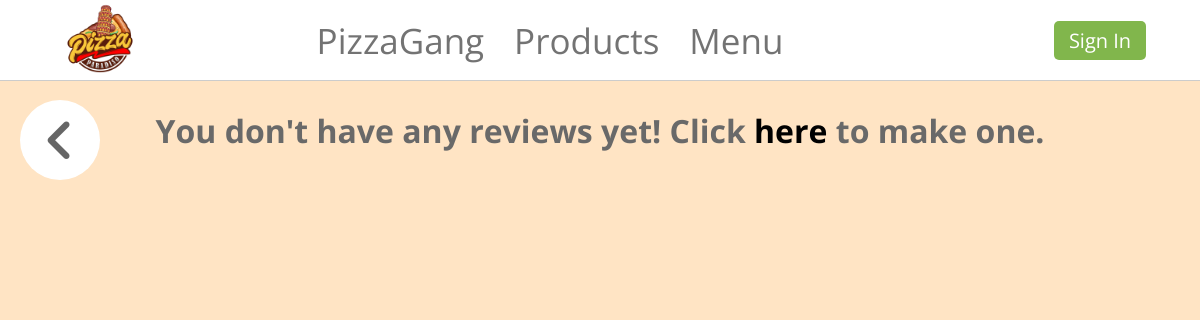
/review/show/1/, run on an earlier commit of the app's database.
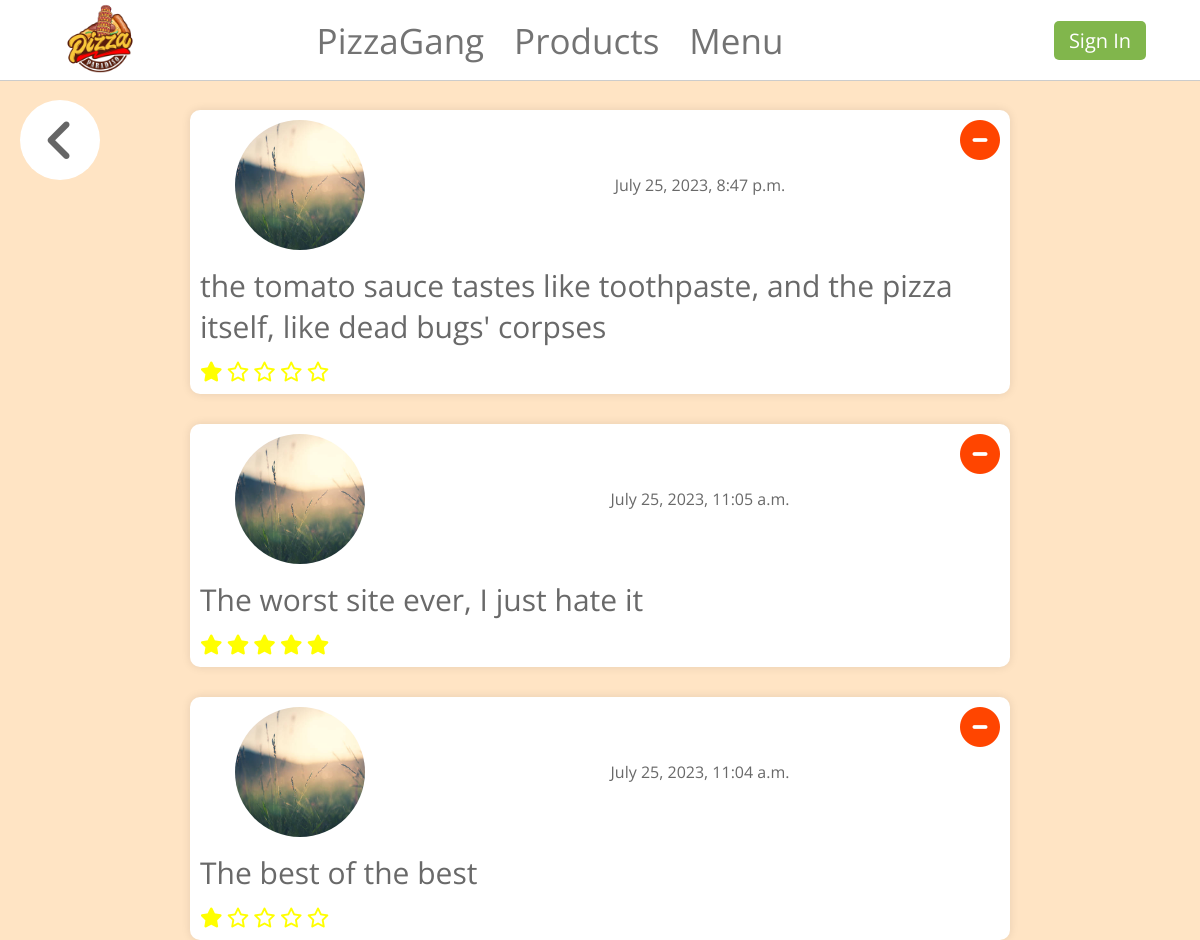
And on a later commit of the database.
### PizzaGang/main/models.py (models this page shows, shortened)
class Review(models.Model):
    user = models.ForeignKey(User, on_delete=models.CASCADE)
    text = models.TextField()
    rating = models.IntegerField(choices=[(i, str(i)) for i in range(1, 6)])
    created_at = models.DateTimeField(auto_now_add=True)
    updated_at = models.DateTimeField(auto_now=True)

class Profile(models.Model):
    user = models.OneToOneField(User, on_delete=models.CASCADE)
    avatar = models.ImageField(upload_to='static/images/avatars/', null=True, blank=True)
    address = models.TextField(null=True, blank=True)
    phone_number = PhoneNumberField(null=True, blank=True)

### PizzaGang/main/views.py (the view)
# urls.py: path('show/<int:pk>/', ShowReviewsUserView, name='show_user_reviews'),
def ShowReviewsUserView(request, pk):
    user = User.objects.get(pk=pk)
    review_list = Review.objects.filter(user=user).order_by('-created_at')
    context = {
        'review_list': review_list
    }
    return render(request, 'review/show_user_reviews.html', context)

### PizzaGang/main/context_processors.py (called while the page is built, shortened)
def get_cart_items_count(request):
    cart_items_count = 0
    return {'cart_items_count': cart_items_count, 'current_user': request.user}

### templates/review/show_user_reviews.html (shortened to what this page needs)
{% extends 'base/base.html' %}
{% load static %}
{% block head %}
    <link rel="stylesheet" href="{% static 'css/show_create_review.css' %}">
{% endblock %}
{% block content %}
    {% include 'go_back.html' %}
    {% if review_list.count == 0 %}
        <div class="no-review-message">
            <h1>You don't have any reviews yet! Click <a href="{% url 'create_review' %}">here</a> to make one.</h1>
        </div>
    {% endif %}
    {% for review in review_list %}
        <div class="review-container" id="user-review-container">
            <a href="{% url 'delete_review' review.pk %}"><i class="fa-solid fa-circle-minus"></i></a>
            <div class="avatar-review-container">
                <div>
                    {% if review.user.profile.avatar %}
                        <img src="{{ review.user.profile.avatar.url }}" alt="avatar-img">
                    {% else %}
                        <img src="{% static 'images/avatars/default-avatar.jpg' %}" alt="default-img">
                    {% endif %}
                </div>
                <div>
                    <p>{{ review.created_at }}</p>
                </div>
            </div>
            <p class="text">{{ review.text }}</p>
            <div class="star-rating">
                {% for i in '12345' %}
                    {% if i|add:'0' <= review.rating %}
                        <i class="fas fa-solid fa-star"></i>
                    {% else %}
                        <i class="far fa-regular fa-star"></i>
                    {% endif %}
                {% endfor %}
            </div>
        </div>
    {% endfor %}
{% endblock %}

What changed in the data, as far as the page shows it:
added Review: user.profile.avatar (picture), created_at "July 25, 2023, 8:47 p.m.", text "the tomato sauce tastes like toothpaste, and the pizza itself, like dead bugs' corpses", rating 1 (drawn)
added Review: user.profile.avatar (picture), created_at "July 25, 2023, 11:05 a.m.", text "The worst site ever, I just hate it", rating 5 (drawn)
added Review: user.profile.avatar (picture), created_at "July 25, 2023, 11:04 a.m.", text "The best of the best", rating 1 (drawn)
Also different on the page:
text no longer shown: "You don't have any reviews yet! Click here to make one."
